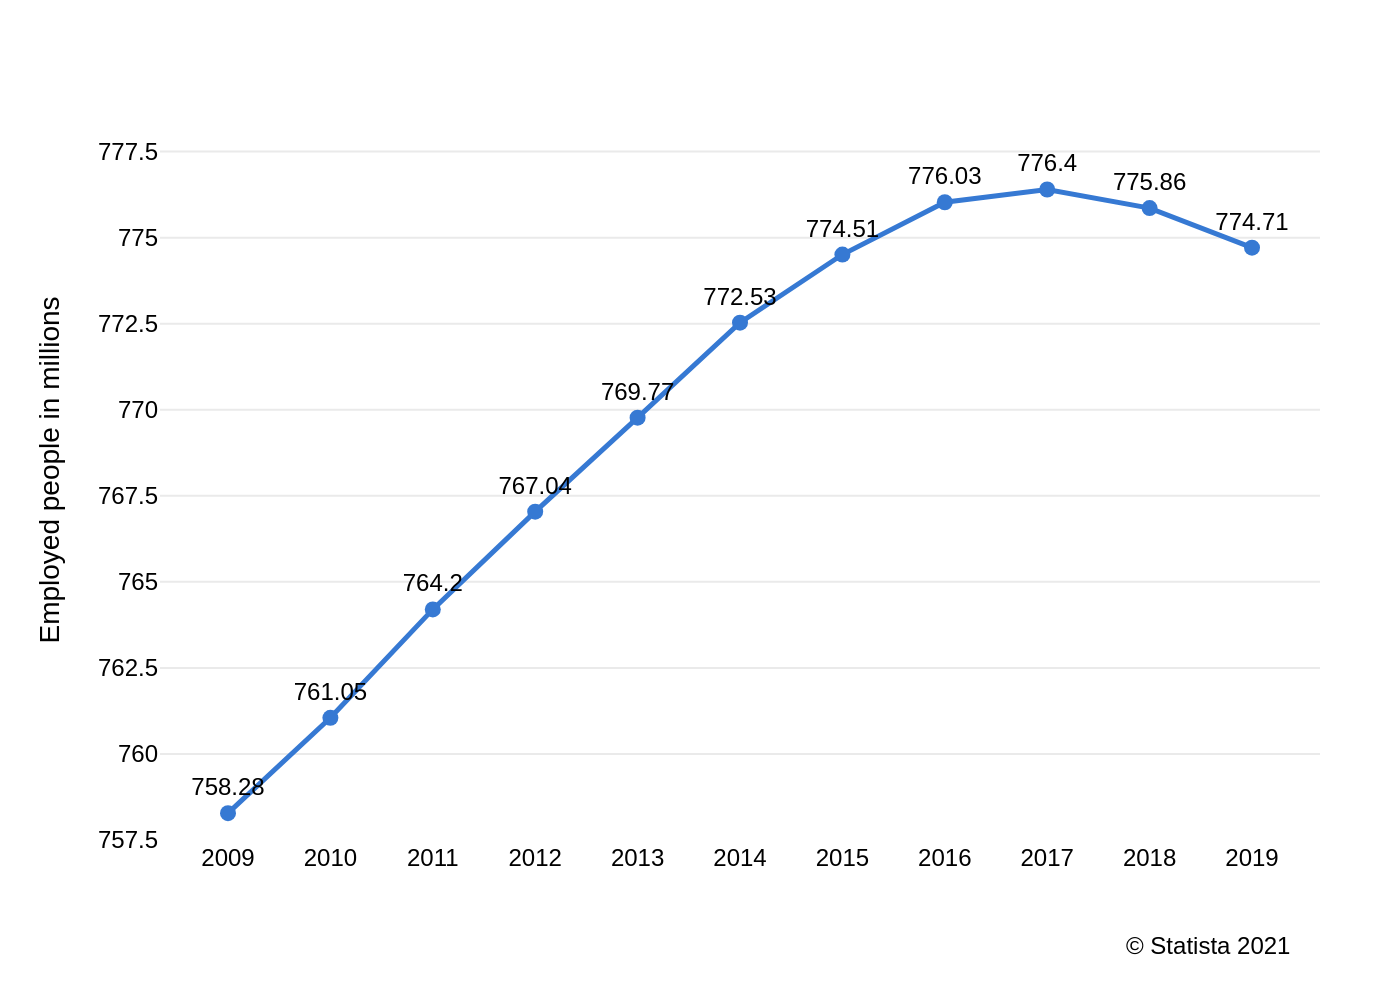

This figure's Python source:
import sys
import json
from pathlib import Path
import plotly.graph_objects as go

# Check for command-line argument
if len(sys.argv) != 2:
    print("Usage: python create_chart.py <json_file_path>")
    sys.exit(1)

# Read data from JSON file
json_path = Path(sys.argv[1])
try:
    with open(json_path, 'r', encoding='utf-8') as f:
        chart_info = json.load(f)
except (FileNotFoundError, json.JSONDecodeError) as e:
    print(f"Error reading or parsing JSON file: {e}")
    sys.exit(1)

# Extract data and texts
data_series = chart_info['chart_data'][0]
texts = chart_info['texts']
colors = chart_info['colors']

# Create the figure
fig = go.Figure()

# Add the line trace with markers and text labels
fig.add_trace(go.Scatter(
    x=data_series['x'],
    y=data_series['y'],
    mode='lines+markers+text',
    name=data_series.get('name', ''),
    line=dict(color=colors[0], width=2.5),
    marker=dict(color=colors[0], size=8),
    text=[str(val) for val in data_series['y']],
    textposition='top center',
    textfont=dict(
        family="Arial",
        size=12,
        color='black'
    )
))

# Configure the layout
fig.update_layout(
    font=dict(family="Arial", size=12, color="black"),
    title_text=None,
    yaxis_title=texts['y_axis_title'],
    xaxis_title=texts.get('x_axis_title'),
    plot_bgcolor='white',
    paper_bgcolor='white',
    showlegend=False,
    margin=dict(l=80, r=40, t=50, b=80),
    xaxis=dict(
        showline=False,
        showgrid=False,
        tickmode='array',
        tickvals=data_series['x'],
        ticktext=[str(year) for year in data_series['x']],
        tickfont=dict(size=12)
    ),
    yaxis=dict(
        showline=False,
        showgrid=True,
        gridcolor='#EAEAEA',
        gridwidth=1,
        range=[757.5, 779],
        dtick=2.5,
        tickfont=dict(size=12)
    )
)

# Add source annotation
fig.add_annotation(
    text=texts.get('source', ''),
    align='left',
    showarrow=False,
    xref='paper',
    yref='paper',
    x=0.98,
    y=-0.12,
    xanchor='right',
    yanchor='top',
    font=dict(size=12)
)

# Generate and save the output image
output_filename = json_path.stem + ".png"
fig.write_image(output_filename, scale=2)

print(f"Chart saved to {output_filename}")
